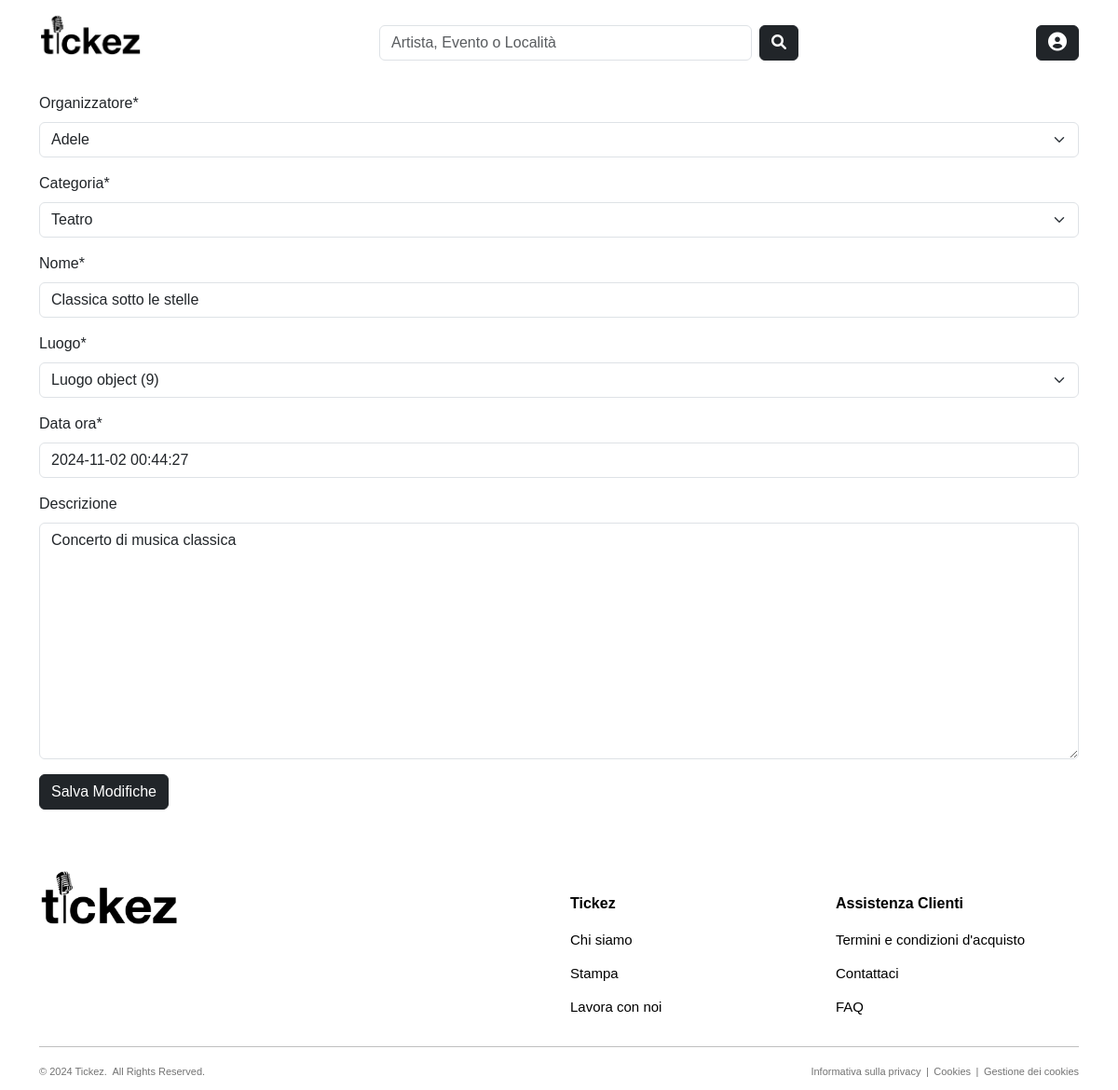
The app's page /products/update_event/classica-sotto-le-stelle-5/, older data.
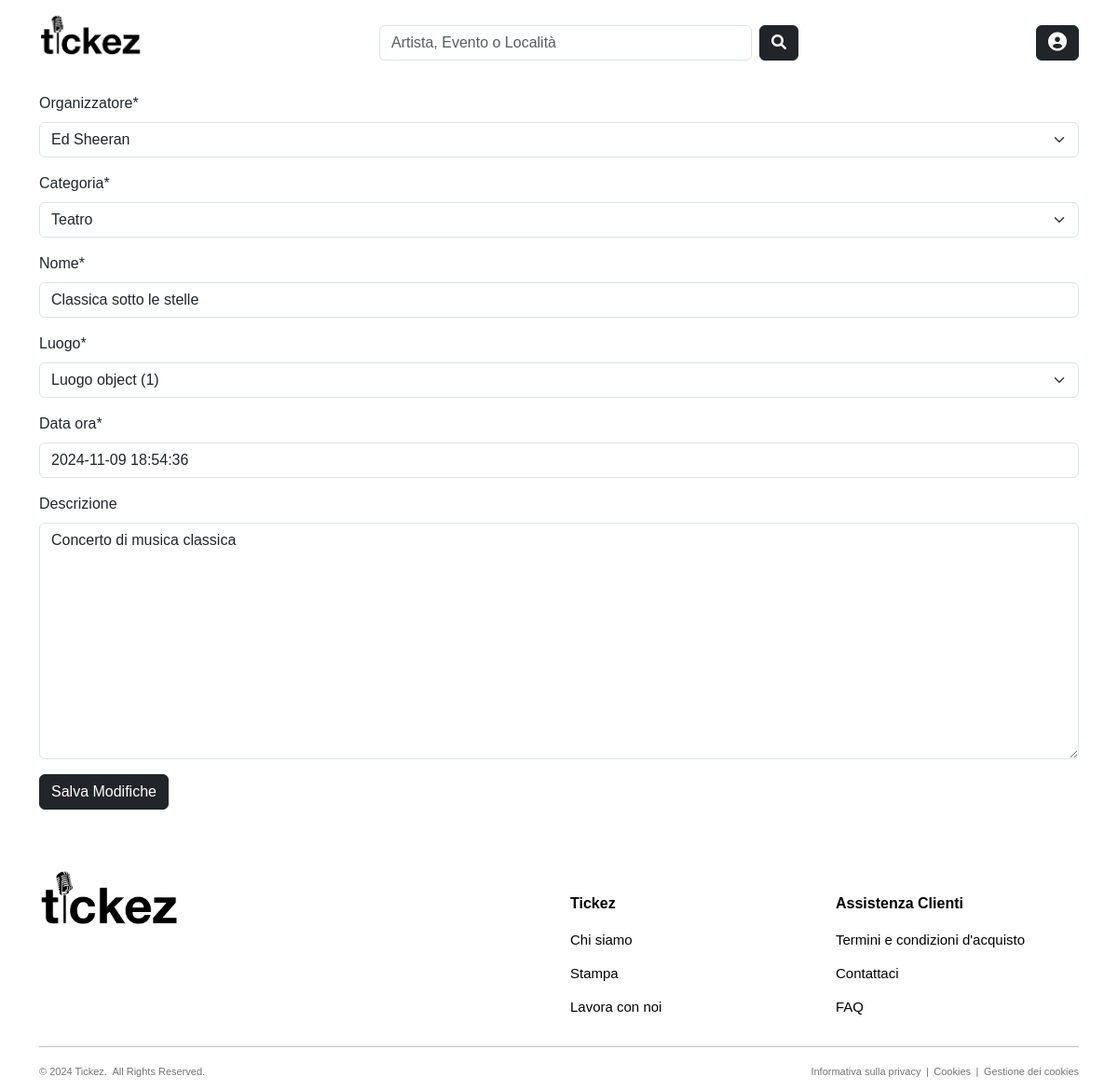
The same page, newer data.
### products/models.py (models this page shows, shortened)
class Evento(models.Model):
    CATEGORY_CHOICES = [
        ('Concerto', 'Concerto'),
        ('Festival', 'Festival'),
        ('Teatro', 'Teatro')
    ]
    nome = models.CharField(max_length=100, null=False, blank=False)
    slug = models.SlugField(max_length=200, null=False, unique=True, blank=True)
    categoria = models.CharField(max_length=100, choices=CATEGORY_CHOICES, null=False, blank=False)
    descrizione = models.TextField(null=True, blank=True, default='')
    data_ora = models.DateTimeField(null=False, blank=False, default=datetime.now())
    organizzatore = models.ForeignKey(to='users.Organizzatore', on_delete=models.CASCADE, null=False, blank=False, related_name='eventi_organizzati')
    luogo = models.ForeignKey(to='common.Luogo', on_delete=models.CASCADE, null=False, blank=False, related_name='eventi_programmati')
    followers = models.ManyToManyField(to='users.Utente', blank=True, default=None, related_name='eventi_preferiti')
    class Meta:
        verbose_name_plural = 'Eventi'

### users/models.py (models this page shows, shortened)
class Organizzatore(models.Model):
    nome = models.CharField(max_length=100, null=False, blank=False)
    slug = models.SlugField(max_length=200, null=False, unique=True, blank=True)
    descrizione = models.TextField(null=True, blank=True, default='')
    notifiche = models.BooleanField(null=False, default=False)
    followers = models.ManyToManyField(Utente, blank=True, default=None, related_name='organizzatori_preferiti')
    def __str__(self):
        return self.nome
    class Meta:
        verbose_name_plural = 'Organizzatori'

### products/views.py (the view, shortened to what this page needs)
# urls.py: path('update_event/<slug:slug>-<int:pk>/', views.UpdateEventView.as_view(), name="update-event"),
class UpdateEventView(UpdateView):
    model = Evento
    form_class = EventCrispyForm
    template_name = "products/update_event.html"
    def get_form_kwargs(self):
        kwargs = super().get_form_kwargs()
        kwargs['action'] = 'Salva Modifiche'
        return kwargs

### products/forms.py
class EventCrispyForm(forms.ModelForm):
    class Meta:
        model = Evento
        fields = ('organizzatore', 'categoria', 'nome', 'luogo', 'data_ora', 'descrizione')
    def __init__(self, *args, **kwargs):
        action = kwargs.pop('action', 'Crea Evento')
        super(EventCrispyForm, self).__init__(*args, **kwargs)
        self.helper = FormHelper()
        self.helper.form_id = 'event-crispy-form'
        self.helper.form_method = 'POST'
        self.helper.add_input(Submit('submit', action, css_class="btn-dark"))

### products/templates/products/update_event.html (shortened to what this page needs)
{% extends "base.html" %}
{% load crispy_forms_tags %}
{% block content %}
    <div class="container">
        <form method="POST"> {% csrf_token %}
            {% crispy form %}
        </form>
    </div>
{% endblock %}

Row changes from the older to the newer data that the page shows:
changed Evento "Teatro": organizzatore "Adele" → "Ed Sheeran"; luogo "Luogo object (9)" → "Luogo object (1)"; data_ora "2024-11-02 00:44:27" → "2024-11-09 18:54:36"
